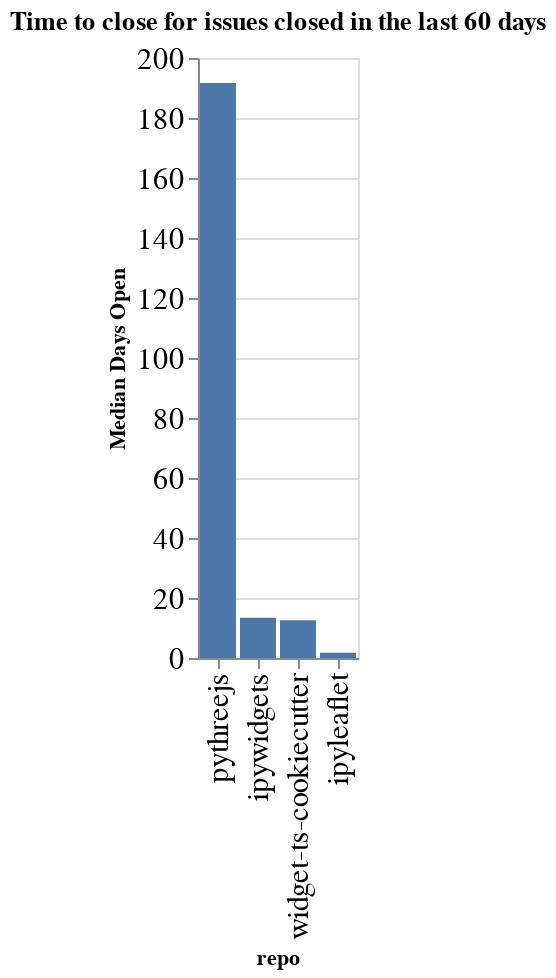

The notebook cell this image was saved under:
### Code cell
time_open = closed.groupby(['org', 'repo']).agg({'time_open': 'median'}).reset_index()
time_open['time_open'] = time_open['time_open'] / (60 * 60 * 24)
time_open['org/repo'] = time_open.apply(lambda a: a['org'] + '/' + a['repo'], axis=1)
sorted_vals = time_open.sort_values(['org', 'time_open'], ascending=False)['repo'].values
alt.Chart(data=time_open, title=f"Time to close for issues closed in the last {n_days} days").mark_bar().encode(
    x=alt.X('repo', sort=alt.Sort(sorted_vals.tolist())),
    y=alt.Y('time_open', title="Median Days Open"),
)

### Figure 1 — Vega-Lite specification as saved in the notebook (floating-point values rounded to 4 significant figures)
{"config": {"axisLeft": {"labelFontSize": 15}, "axisBottom": {"labelFontSize": 15}}, "data": {"name": "data-6253573256dc53c133724443ad96b11a"}, "mark": "bar", "encoding": {"x": {"type": "nominal", "field": "repo", "sort": ["pythreejs", "ipywidgets", "widget-ts-cookiecutter", "ipyleaflet"]}, "y": {"type": "quantitative", "field": "time_open", "title": "Median Days Open"}}, "title": "Time to close for issues closed in the last 60 days", "$schema": "https://vega.github.io/schema/vega-lite/v4.0.2.json", "datasets": {"data-6253573256dc53c133724443ad96b11a": [{"org": "jupyter-widgets", "repo": "ipyleaflet", "time_open": 1.779, "org/repo": "jupyter-widgets/ipyleaflet"}, {"org": "jupyter-widgets", "repo": "ipywidgets", "time_open": 13.44, "org/repo": "jupyter-widgets/ipywidgets"}, {"org": "jupyter-widgets", "repo": "pythreejs", "time_open": 191.6, "org/repo": "jupyter-widgets/pythreejs"}, {"org": "jupyter-widgets", "repo": "widget-ts-cookiecutter", "time_open": 12.62, "org/repo": "jupyter-widgets/widget-ts-cookiecutter"}]}}
